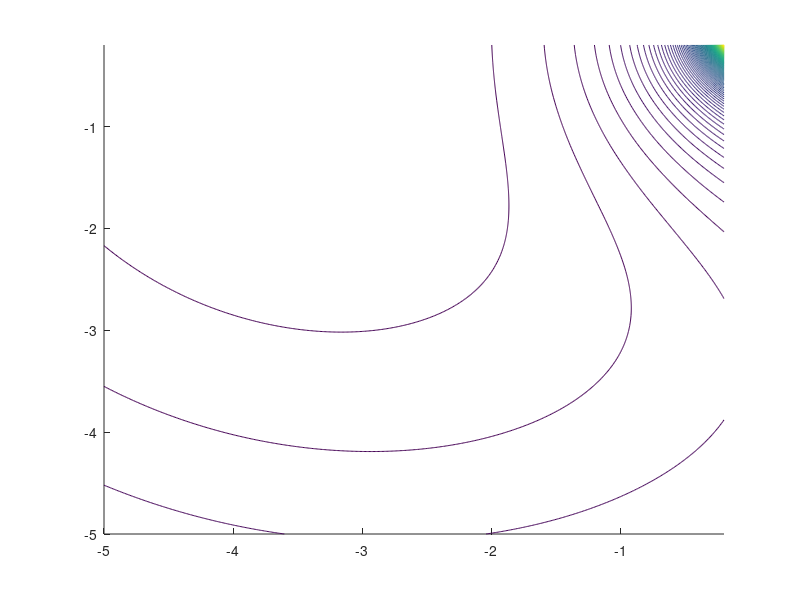

Write MATLAB code to recreate this figure. (Note: this script raises an error after producing the figure.)
close all;
cost = @(x,y) (x + 2.5*ones(size(x))).^2 + y.^2 + 50*(atan(y./x)./y).^2;
x = -5:0.01:-0.2;
y = -5:0.01:-0.2;
[X,Y] = meshgrid(x,y);
costs = cost(X,Y);
figure(1);
hold on;
contour(X,Y,costs,100);
[M,I] = min(costs,[],'all','linear');
plot(X(I),Y(I),'rx');
% surf(X,Y,costs,'EdgeColor','none');
xlabel('X Position');
ylabel('Y Position');
title('Cost Function');